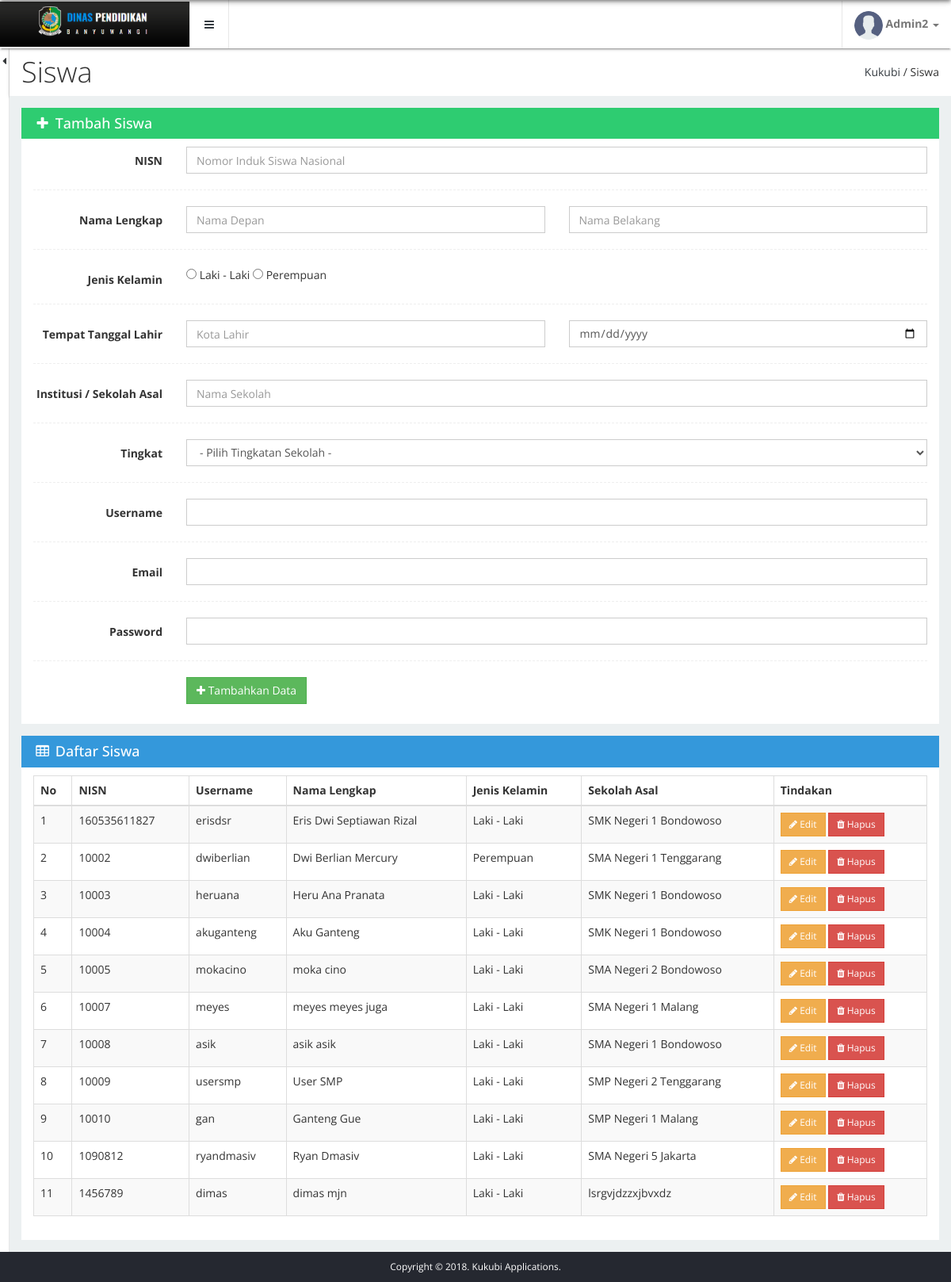
/management-kukubi/student/index.php (signed in), run on the app's committed database.
### tables this page shows
CREATE TABLE `user` (
  `id` int(11) NOT NULL,
  `username` varchar(100) NOT NULL,
  `password` varchar(100) NOT NULL,
  `role` int(11) NOT NULL,
  `email` varchar(100) NOT NULL,
  `verify_code` varchar(50) NOT NULL,
  `verify` int(11) NOT NULL,
  `status` int(11) NOT NULL
);

CREATE TABLE `biodata_user` (
  `id` int(11) NOT NULL,
  `nisn` varchar(15) NOT NULL,
  `first_name` varchar(100) NOT NULL,
  `last_name` varchar(100) NOT NULL,
  `gender` int(11) NOT NULL,
  `born_city` varchar(100) NOT NULL,
  `birthday_date` date NOT NULL,
  `institution` varchar(100) NOT NULL,
  `level` int(11) NOT NULL,
  `username` varchar(100) NOT NULL
);

### management-kukubi/student/data.php (the view)
<div class="row">
  <div class="col-xs-12">
    <div class="box">
      <header class="bg-peter-river text-white">
        <h4><i class="fa fa-fw fa-table"></i> Daftar <?= $title_page ?></h4>
      </header>
      <div class="box-body">
        <div class="table-responsive">
          <table data-plugin="datatables" class="table table-bordered table-striped table-hover">
            <thead>
              <tr>
                <th>No</th>
                <th>NISN</th>
                <th>Username</th>
                <th>Nama Lengkap</th>
                <th>Jenis Kelamin</th>
                <th>Sekolah Asal</th>
                <th>Tindakan</th>
              </tr>
            </thead>
            <tbody>
              <?php
              $no = 0;
              $get_user = mysqli_query($conn, "SELECT u.id AS id_user, u.username, bu.nisn, bu.first_name, bu.last_name, bu.gender, bu.institution FROM user u, biodata_user bu WHERE bu.username = u.username AND role = 2");
              while($user = mysqli_fetch_array($get_user)){
                $no++;
              ?>
              <tr>
                <td><?= $no ?></td>
                <td><?= $user['nisn'] ?></td>
                <td><?= $user['username'] ?></td>
                <td><?= $user['first_name'].' '.$user['last_name'] ?></td>
                <td><?= $user['gender'] == 1? 'Laki - Laki' : 'Perempuan' ?></td>
                <td><?= $user['institution'] ?></td>
                <td>
                  <a href="?id=<?= $user['id_user'] ?>&action=edit" class="btn btn-sm btn-rect btn-warning"><i class="fa fa-pencil"></i> Edit</a>
                  <a href="?id=<?= $user['id_user'] ?>&action=delete" class="btn btn-sm btn-rect btn-danger" onclick="return confirm('Yakin akan menghapus data?')"><i class="fa fa-trash"></i> Hapus</a>
                </td>
              </tr>
              <?php } ?>
            </tbody>
          </table>
        </div>
      </div>
    </div>
  </div>
</div>

### management-kukubi/include/header.php (shortened to what this page needs)
<!doctype html>
<html lang="en">
<head>
  <link rel="stylesheet" href="../assets/css/vendor.css">
  <link rel="stylesheet" href="../assets/vendor/summernote/summernote.css">
  <link rel="stylesheet" href="../assets/vendor/datatables/css/dataTables.bootstrap.css">
  <link rel="stylesheet" href="../assets/css/chl.css">
  <link id="theme-list" rel="stylesheet" href="../assets/css/theme-peter-river.css">
  <link rel="stylesheet" href="../assets/vendor/pace/themes/blue/pace-theme-minimal.css">
</head>
<body>
  <div class="app">
    <div class="app-wrap">
<?php
include "../include/navbar.php";
include "../include/sidebar.php";
?>

### management-kukubi/include/navbar.php (shortened to what this page needs)
<header class="app-heading">
  <nav class="navbar navbar-default navbar-static-top shadow-2dp">
    <div class="navbar-header">
      <div class="navbar-header-left b-r">
        <a class="logo" href="../index.html">
          <span class="logo-lg hidden-xs">
            <img src="../assets/img/logo_lg.png" alt="logo-lg">
          </span>
        </a>
      </div>
      <nav class="nav navbar-header-nav">
        <a class="hidden-xs b-r" href="#" data-side=mini>
          <i class="fa fa-fw fa-bars"></i>
        </a>
      </nav>
      <ul class="nav navbar-header-nav m-l-a">
        <li class="dropdown b-l">
          <a class="dropdown-toggle profile-pic" href="#" data-toggle="dropdown" role="button" aria-haspopup="true" aria-expanded="false">
            <img class="img-circle" src="../assets/img/user.png">
            <b class="hidden-xs hidden-sm"><?= ucwords($_SESSION['username']) ?> <i class="caret"></i></b>
          </a>
        </li>
      </ul>
    </div>
  </nav>
</header>

### management-kukubi/include/sidebar.php (shortened to what this page needs)
<div class="app-container">
  <div class="side-visible-line hidden-xs" data-side="collapse">
    <i class="fa fa-caret-left"></i>
  </div>
  <div class="app-main">

### management-kukubi/student/index.php (shortened to what this page needs)
<?php
$title_page = 'Siswa';
include "../include/header.php";
?>
<header class="main-heading shadow-2dp">
  <div class="dashhead bg-white">
    <div class="dashhead-titles">
      <h1 class="dashhead-title"><?= $title_page ?></h1>
    </div>
    <div class="dashhead-toolbar">
      <div class="dashhead-toolbar-item">
        <a href="../dashboard/">Kukubi</a>
        / <?= $title_page ?>
      </div>
    </div>
  </div>
</header>
<div class="main-content bg-clouds">
  <div class="container-fluid p-t-15">
    <?php
    if(isset($_GET['action']) && $_GET['action'] == 'edit')
      include "edit.php";
    else
      include "add.php";
    include "data.php";
    ?>
  </div>
</div>
<?php
include "../include/footer.php";
?>

### management-kukubi/student/add.php (shortened to what this page needs)
<div class="row">
  <div class="col-xs-12">
    <div class="box">
      <header class="bg-emerland text-white">
        <h4><i class="fa fa-fw fa-plus"></i> Tambah <?= $title_page ?></h4>
      </header>
      <div class="box-body">
        <form method="POST" action="" class="form-horizontal">
          <div class="form-group">
            <label class="control-label col-sm-2">NISN</label>
            <div class="col-sm-10">
              <input type="text" name="nisn" placeholder="Nomor Induk Siswa Nasional" class="form-control" <?php if(isset($_POST['nisn'])) { echo "value='$_POST[nisn]'"; } ?>>
            </div>
          </div>
          <hr class="b-s-dashed">
          <div class="form-group">
            <label class="control-label col-sm-2">Nama Lengkap</label>
            <div class="col-sm-5">
              <input type="text" name="first_name" placeholder="Nama Depan" class="form-control" <?php if(isset($_POST['first_name'])) { echo "value='$_POST[first_name]'"; } ?>>
            </div>
            <div class="col-sm-5">
              <input type="text" name="last_name" placeholder="Nama Belakang" class="form-control" <?php if(isset($_POST['last_name'])) { echo "value='$_POST[last_name]'"; } ?>>
            </div>
          </div>
          <hr class="b-s-dashed">
          <div class="form-group">
            <label class="control-label col-sm-2">Jenis Kelamin</label>
            <div class="col-sm-10">
              <input type="radio" name="gender" value="1" <?php if(isset($_POST['gender']) && $_POST['gender'] == 1) { echo "checked"; } ?>> Laki - Laki
              <input type="radio" name="gender" value="0" <?php if(isset($_POST['gender']) && $_POST['gender'] == 0) { echo "checked"; } ?>> Perempuan
            </div>
          </div>
          <hr class="b-s-dashed">
          <div class="form-group">
            <label class="control-label col-sm-2">Tempat Tanggal Lahir</label>
            <div class="col-sm-5">
              <input type="text" name="born_city" placeholder="Kota Lahir" class="form-control" <?php if(isset($_POST['born_city'])) { echo "value='$_POST[born_city]'"; } ?>>
            </div>
            <div class="col-sm-5">
              <input type="date" name="birthday_date" class="form-control" <?php if(isset($_POST['birthday_date'])) { echo "value='$_POST[birthday_date]'"; } ?>>
            </div>
          </div>
          <hr class="b-s-dashed">
          <div class="form-group">
            <label class="control-label col-sm-2">Institusi / Sekolah Asal</label>
            <div class="col-sm-10">
              <input type="text" name="institution" placeholder="Nama Sekolah" class="form-control" <?php if(isset($_POST['institution'])) { echo "value='$_POST[institution]'"; } ?>>
            </div>
          </div>
          <hr class="b-s-dashed">
          <div class="form-group">
            <label class="control-label col-sm-2">Tingkat</label>
            <div class="col-sm-10">
              <select name="level" class="form-control">
                <option>- Pilih Tingkatan Sekolah -</option>
              </select>
            </div>
          </div>
          <hr class="b-s-dashed">
          <div class="form-group">
            <label class="control-label col-sm-2">Username</label>
            <div class="col-sm-10">
              <input type="text" name="username" class="form-control" <?php if(isset($_POST['username'])) { echo "value='$_POST[username]'"; } ?>>
            </div>
          </div>
          <hr class="b-s-dashed">
          <div class="form-group">
            <label class="control-label col-sm-2">Email</label>
            <div class="col-sm-10">
              <input type="email" name="email" class="form-control" <?php if(isset($_POST['email'])) { echo "value='$_POST[email]'"; } ?>>
            </div>
          </div>
          <hr class="b-s-dashed">
          <div class="form-group">
            <label class="control-label col-sm-2">Password</label>
            <div class="col-sm-10">
              <input type="password" name="password" class="form-control" required="">
            </div>
          </div>
          <hr class="b-s-dashed">
          <div class="form-group">
            <label class="control-label col-sm-2"></label>
            <div class="col-sm-10">
              <button type="submit" name="submit" class="btn btn-rect btn-success"><i class="fa fa-plus"></i> Tambahkan Data</button>
            </div>
          </div>
        </form>
      </div>
    </div>
  </div>
</div>

### management-kukubi/include/footer.php (shortened to what this page needs)
        </div>
      </div>
      <footer class="app-footer p-t-10 text-white">
        <div class="container-fluid">
          <p class="text-center small">
            Copyright &copy; 2018. Kukubi Applications.
          </p>
        </div>
      </footer>
    </div>
  </div>
</body>
</html>

### management-kukubi/assets/css/theme-peter-river.css (style rules this page uses)
.app-footer { background-color: #252830; }
.navbar-default { background: #fff; }
.navbar-default .navbar-header-nav > li > a { color: #777; }

### data on the page
user: biodata_user.nisn "160535611827", username "erisdsr", biodata_user.first_name "Eris", biodata_user.last_name "Dwi Septiawan Rizal", shows "Laki - Laki", biodata_user.institution "SMK Negeri 1 Bondowoso"
user: biodata_user.nisn "10002", username "dwiberlian", biodata_user.first_name "Dwi Berlian", biodata_user.last_name "Mercury", shows "Perempuan", biodata_user.institution "SMA Negeri 1 Tenggarang"
user: biodata_user.nisn "10003", username "heruana", biodata_user.first_name "Heru", biodata_user.last_name "Ana Pranata", shows "Laki - Laki", biodata_user.institution "SMK Negeri 1 Bondowoso"
user: biodata_user.nisn "10004", username "akuganteng", biodata_user.first_name "Aku", biodata_user.last_name "Ganteng", shows "Laki - Laki", biodata_user.institution "SMK Negeri 1 Bondowoso"
user: biodata_user.nisn "10005", username "mokacino", biodata_user.first_name "moka", biodata_user.last_name "cino", shows "Laki - Laki", biodata_user.institution "SMA Negeri 2 Bondowoso"
user: biodata_user.nisn "10007", username "meyes", biodata_user.first_name "meyes", biodata_user.last_name "meyes juga", shows "Laki - Laki", biodata_user.institution "SMA Negeri 1 Malang"
user: biodata_user.nisn "10008", username "asik", biodata_user.first_name "asik", biodata_user.last_name "asik", shows "Laki - Laki", biodata_user.institution "SMA Negeri 1 Bondowoso"
user: biodata_user.nisn "10009", username "usersmp", biodata_user.first_name "User", biodata_user.last_name "SMP", shows "Laki - Laki", biodata_user.institution "SMP Negeri 2 Tenggarang"
user: biodata_user.nisn "10010", username "gan", biodata_user.first_name "Ganteng", biodata_user.last_name "Gue", shows "Laki - Laki", biodata_user.institution "SMP Negeri 1 Malang"
user: biodata_user.nisn "1090812", username "ryandmasiv", biodata_user.first_name "Ryan", biodata_user.last_name "Dmasiv", shows "Laki - Laki", biodata_user.institution "SMA Negeri 5 Jakarta"
user: biodata_user.nisn "1456789", username "dimas", biodata_user.first_name "dimas", biodata_user.last_name "mjn", shows "Laki - Laki", biodata_user.institution "lsrgvjdzzxjbvxdz"

### other printed values
$_SESSION['username'] "Admin2"
$title_page "Siswa"
